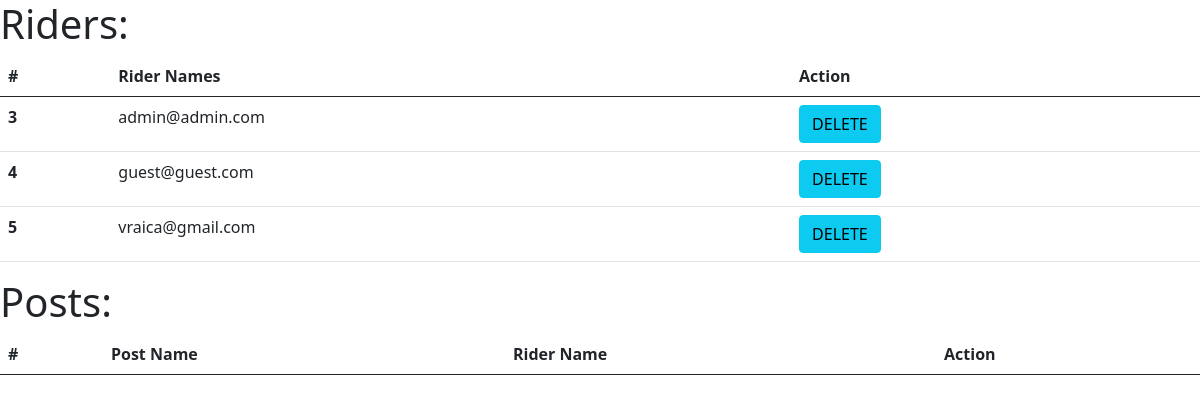
Page /ap (signed in) on the committed database.
### application/models.py (models this page shows, shortened)
class Riders(db.Model, UserMixin):
    __tablename__ = 'Users_Tab'
    id = db.Column(db.Integer, primary_key=True)
    email = db.Column(db.String(100), unique=True)
    passw = db.Column(db.String(50))

### application/routes.py (the view)
@app.route('/ap')
@login_required
def admin_pannel():
    if session['logged_user'] != app.config['ADMIN_USER']:
        return redirect(url_for('login_page'))
    else:
        all_users = Riders.query.all()
        all_posts = TripRecords.query.all()
        return render_template('admin_pannel.html', users=all_users, trip_posts=all_posts)

### application/routes.py (called while the page is built)
@loginMan.user_loader
def load_user(email):
    return Riders.query.filter_by(email=email).first()

### application/templates/admin_pannel.html (shortened to what this page needs)
{%extends 'base.html'%}
{%block admin_pannel%}
<h1>Riders:</h1>
<table class="table">
    <thead>
    <tr>
        <th scope="col">#</th>
        <th scope="col">Rider Names</th>
        <th scope="col">Action</th>
    </tr>
    </thead>
    <tbody>
    {%for rider in users%}
    <tr>
        <th scope="row">{{rider.id}}</th>
        <td>{{rider.email}}</td>
        <td>
            <a href="{{url_for('delete_user', rider_email=rider.email)}}" class="btn btn-info">DELETE</a>
        </td>
    </tr>
    {%endfor%}
    </tbody>
</table>
<h1>Posts:</h1>
<table class="table">
    <thead>
    <tr>
        <th scope="col">#</th>
        <th scope="col">Post Name</th>
        <th scope="col">Rider Name</th>
        <th scope="col">Action</th>
    </tr>
    </thead>
</table>
{%endblock%}

### application/templates/base.html (shortened to what this page needs)
<!DOCTYPE html>
<html lang="en">
<head>
    <link href="https://cdn.jsdelivr.net/npm/bootstrap@5.0.0-beta2/dist/css/bootstrap.min.css" rel="stylesheet">
    <link rel="stylesheet" href="static/style.css">
</head>
<body>
{%block admin_pannel%}
{%endblock%}
</body>
</html>

### rows in the picture
Riders: id "3", email "admin@admin.com"
Riders: id "4", email "guest@guest.com"
Riders: id "5", email "vraica@gmail.com"
